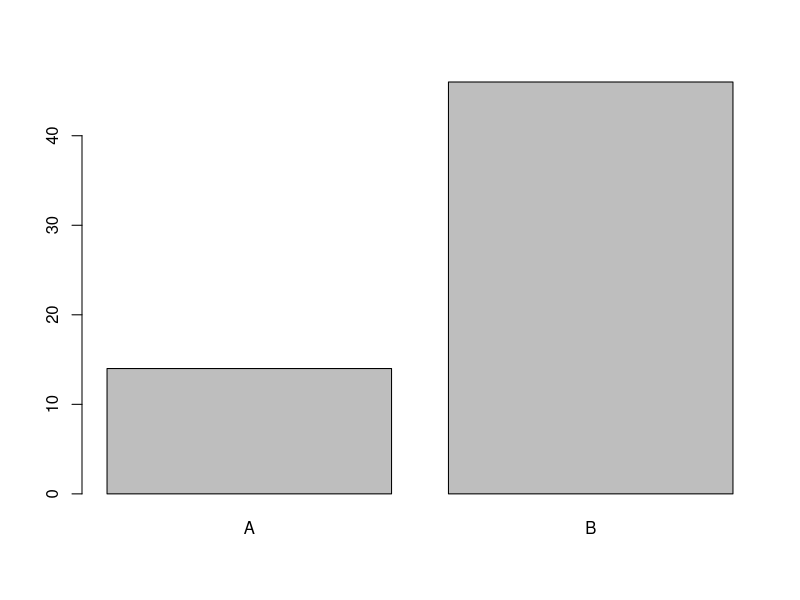
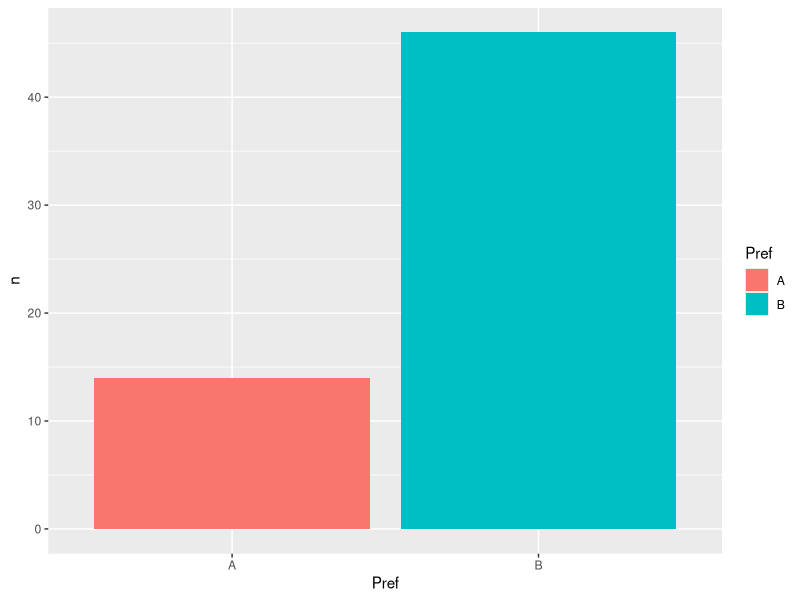

These charts were generated, in order, by the following R code:
## ---- chunk 1
# my favourite libraries
library(ggplot2)
library(tidyr)
library(dplyr)

## ---- chunk 2

# read in a data file with 2 response categories
prefsAB = read.csv("data/prefsAB.csv")
View(prefsAB)

#    Subject Pref
# 1        1    B
# 2        2    B
# 3        3    B
# 4        4    B
# 5        5    B
# 6        6    B
## ---- chunk 3

prefsAB$Subject = factor(prefsAB$Subject) # convert to nominal factor
prefsAB$Pref = factor(prefsAB$Pref) # Rv4
summary(prefsAB)
# Pref  
# A:14  
# B:46  
    
plot(prefsAB$Pref)


prefsAB %>% 
count(Pref) %>% 
ggplot(aes(Pref, n)) + 
    geom_col(aes(fill = Pref))
